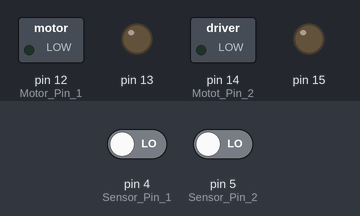
A sketch run on a simulated Arduino Uno, built with avr-gcc and run on an emulated ATmega328P. On the bench: switched loads named in the sketch (green lamp = pin HIGH), output pins drawn as LEDs (lit = HIGH). The inputs (shaded band) are chosen by the test bench; at power-on: pin 4 (Sensor_Pin_1) LOW, pin 5 (Sensor_Pin_2) LOW. What the sketch prints to the serial monitor is not drawn.

Above: at 4.8 s.
4.9 s: pin 4 (Sensor_Pin_1) driven HIGH
At 7.1 s:
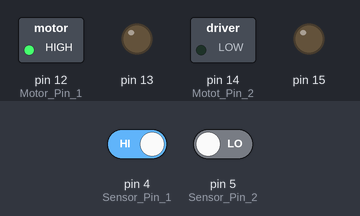
7.6 s: pin 5 (Sensor_Pin_2) driven HIGH
At 8.6 s:
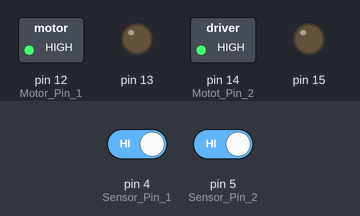
10.3 s: pin 4 (Sensor_Pin_1) driven LOW
At 13.0 s:
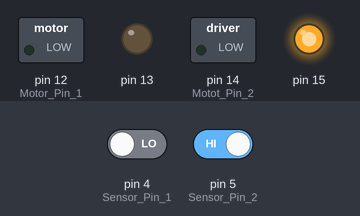
13.5 s: pin 5 (Sensor_Pin_2) driven LOW
At 14.5 s:
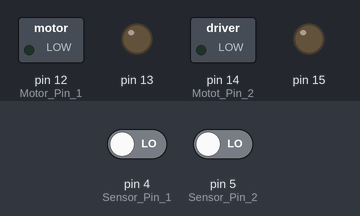
Timing chart, 0 to 16.5 s (numbered marks = the images above; inputs shaded):
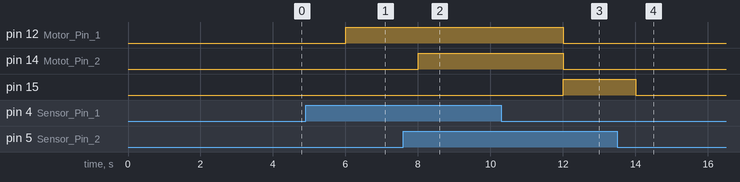

Measured:
- after the input at 4.9 s, pin 12 (Motor_Pin_1): LOW → HIGH after 1.1 s
- after the input at 7.6 s, pin 14 (Motot_Pin_2): LOW → HIGH after 0.40 s
- after the input at 10.3 s, pin 12 (Motor_Pin_1), pin 14 (Motot_Pin_2): HIGH → LOW after 1.7 s; pin 15: LOW → HIGH after 1.7 s
- after the input at 13.5 s, pin 15: HIGH → LOW after 0.50 s

The sketch:

line_follower_bot.ino
```cpp
void setup() {
  // put your setup code here, to run once:

  pinMode(12, OUTPUT);    // Motor Pin 1
  pinMode(13, OUTPUT);

  pinMode(14, OUTPUT);    // Motot Pin 2
  pinMode(15, OUTPUT);

  pinMode(4, INPUT);      // Sensor Pin 1
  pinMode(5, INPUT);      // Sensor Pin 2

  Serial.begin(9600);
}

void loop() {
  // LINE FOLLOWER CODE

  int ls = digitalRead(4);
  int rs = digitalRead(5);

  Serial.print("Sensor 1 value: ");   // Display the sensor 1 value
  Serial.println(ls);
  Serial.print("Sensor 2 value: ");   // Display the sensor 2 value
  Serial.println(rs);

  // To move the bot forward
  if ((ls == HIGH) && (rs == HIGH)) {
    digitalWrite(12, HIGH);
    digitalWrite(13, LOW);
    digitalWrite(14, HIGH);
    digitalWrite(15, LOW);
    Serial.print("Moving forward...");
    delay(2000);
  }

  // To turn right
  if ((ls == HIGH) && (rs == LOW)) {
    digitalWrite(12, HIGH);
    digitalWrite(13, LOW);
    digitalWrite(14, LOW);
    digitalWrite(15, LOW);
    Serial.print("Turning right...");
    delay(2000);
  }

  // To turn left
  if ((ls == LOW) && (rs == HIGH)) {
    digitalWrite(12, LOW);
    digitalWrite(13, LOW);
    digitalWrite(14, LOW);
    digitalWrite(15, HIGH);
    Serial.print("Turning left...");
    delay(2000);
  }

  // To stop
  if ((ls == LOW) && (rs == LOW)) {
    digitalWrite(12, LOW);
    digitalWrite(13, LOW);
    digitalWrite(14, LOW);
    digitalWrite(15, LOW);
    Serial.print("STOPPING...");
    delay(2000);
  }
}
```
